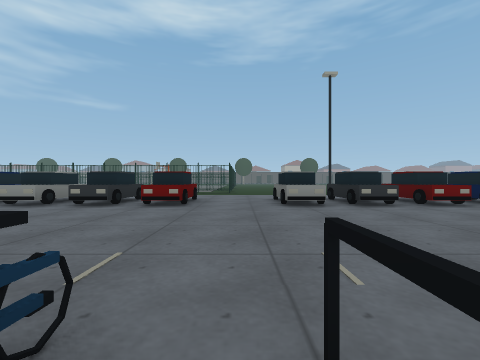
view 1 (above)

24 first-person views from a walk through a 3-D level made in the Godot game engine. The camera is 1.2 m above the floor, looks level and sees 90° across. Doors that lead somewhere are drawn open, without their leaves. The floor is counted in squares, 2 m on a side. Each view is taken from the middle of a square. On the plan, view 1 faces up. The plan holds only what a view shows up to about 9 squares ahead; the rest is blank. The place goes on beyond the plan. Characters and animated objects are not drawn. Surface patterns are stand-ins for the level's own textures.

view 2
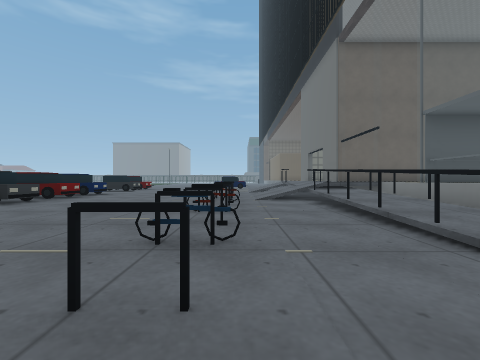

view 3
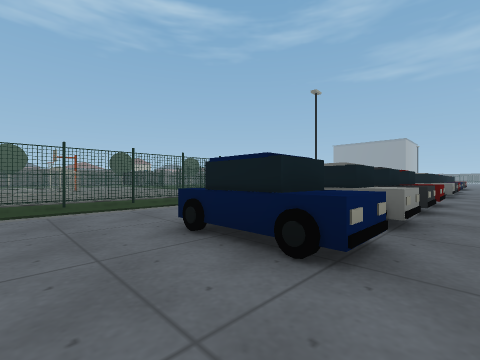

view 4
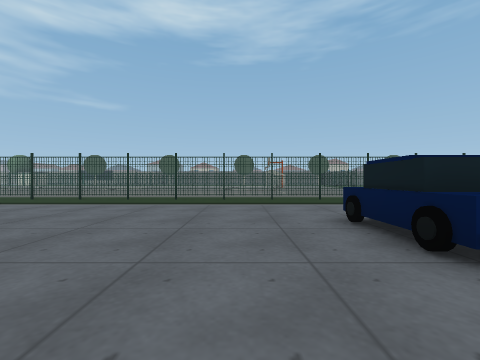

view 5
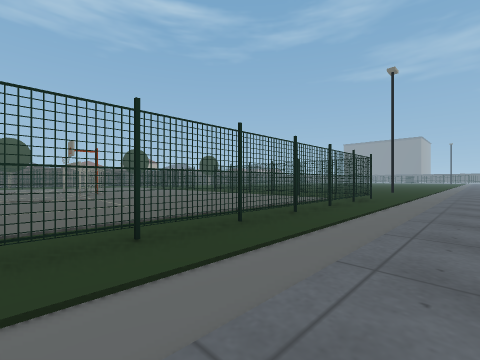

view 6
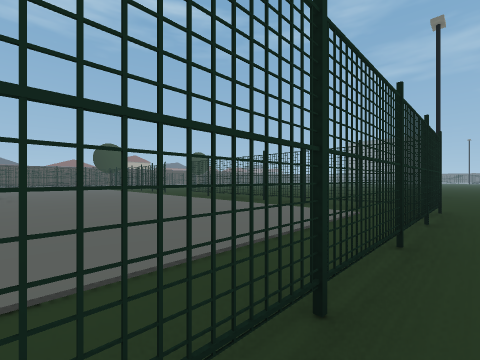

view 7
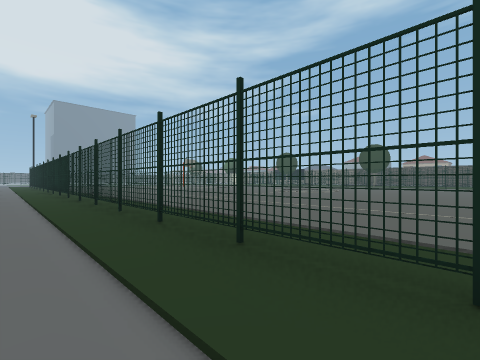

view 8
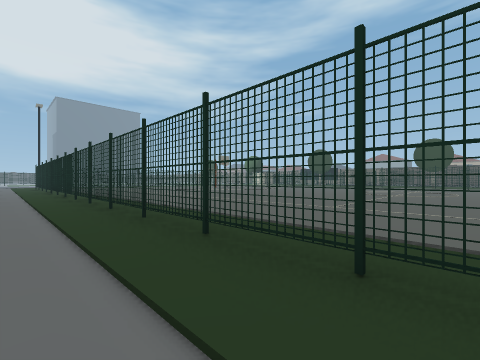

view 9
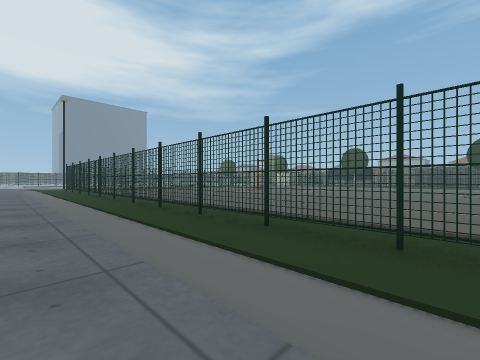

view 10
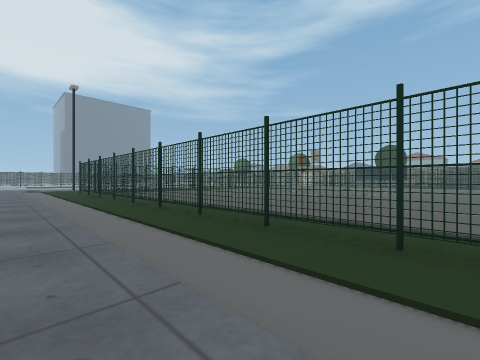

view 11
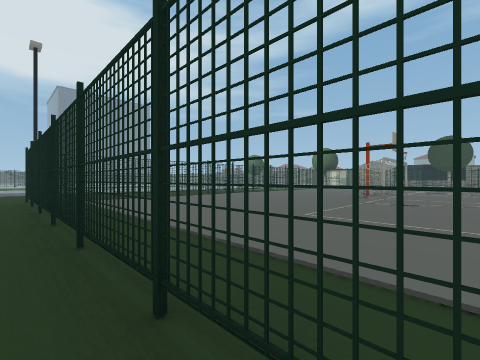

view 12
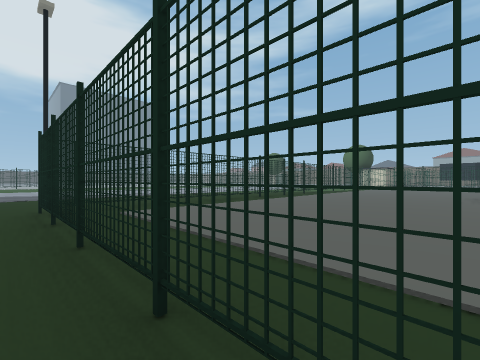

view 13
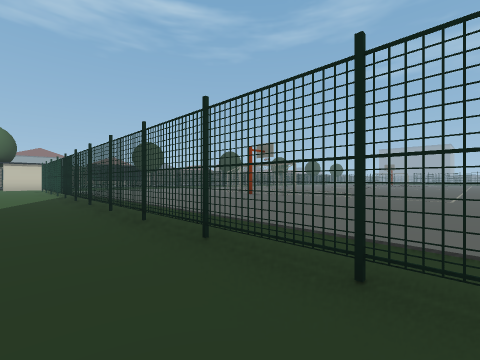

view 14
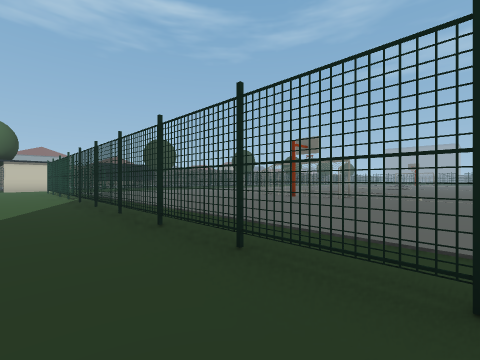

view 15
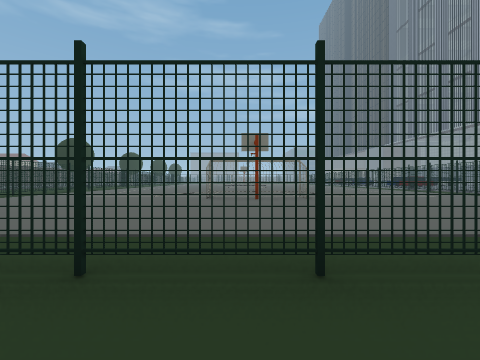

view 16
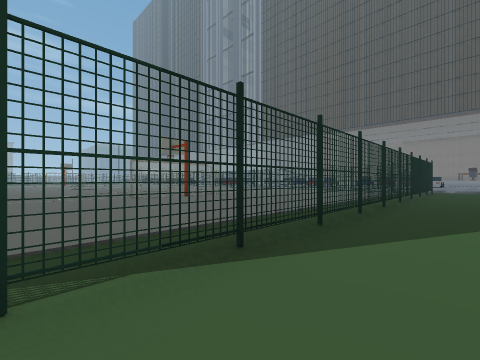

view 17
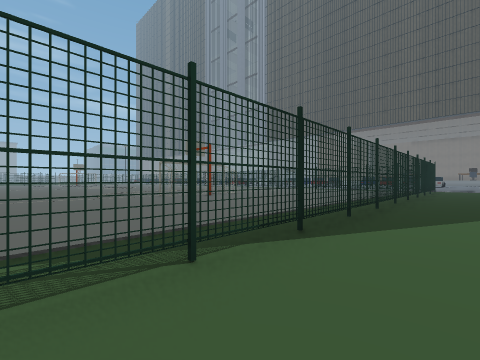

view 18
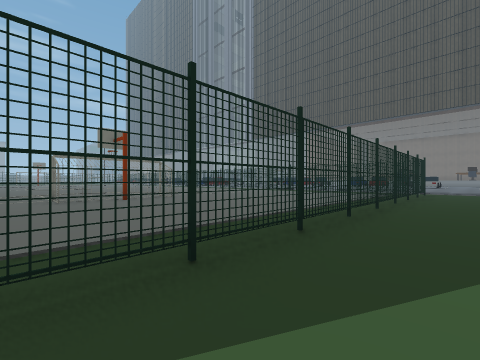

view 19
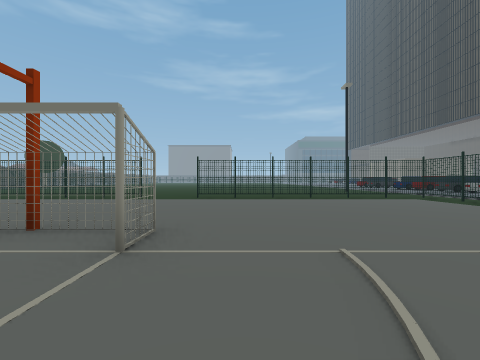

view 20
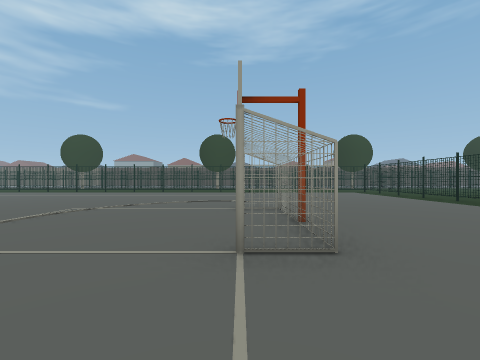

view 21
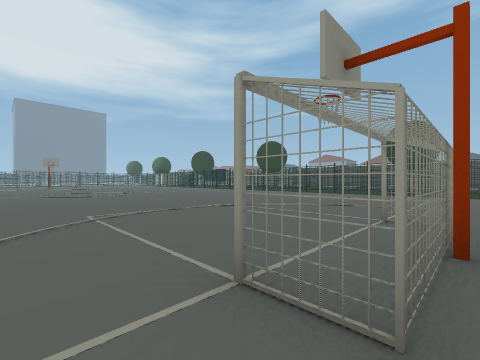

view 22
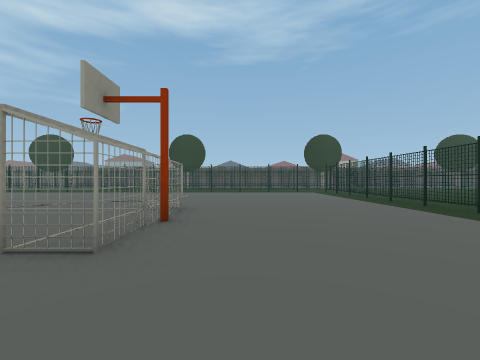

view 23
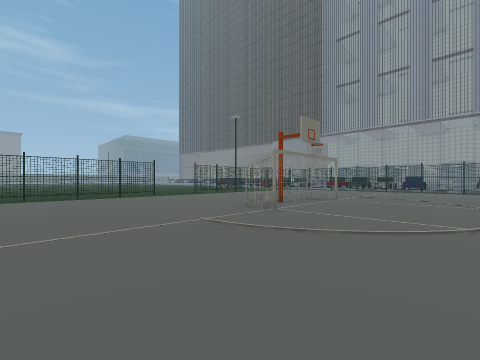

view 24
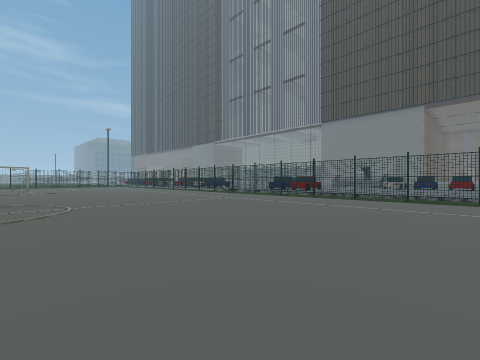

### Floor plan
Key: @ floor where view 1 was taken; # wall or solid block; x gap in a wall; . main floor; : floor 0.25 m higher than the main floor; - floor 0.25 m lower than the main floor; + floor 0.5 m higher than the main floor; * floor 1 m higher than the main floor; / step, stairs or slope; = window, fence, low wall or low ledge; ^ raised ledge; v drop or lower ground; T thing the floor can be seen under or through.
Columns run from 36 left of view 1 to 6 right of it. Each row starts with its distance up from view 1.
 26  .#...........       ..............T....
 25  .x...........       ..............T....
 24  .T...........        .............T...
 23  .T...........        .............T..
 22  .x......#....       ........#.....T.
 21  .T.....T....     ............T......
 20  .T.....T... .................T......
 19  .x......#.. ................#.....#.
 18  .T................................#.
 17  .T................................T.
 16  .x................................T..
 15  .T................................T..
 14 ..T................................T....
 13 ..x................................T....
 12 ..##x##x##xTTxTTxTTxTTxTTxTTxTTxTTxT.... ..
 11 ...........................................
 10     -----------------------------------
  9     ...............   ..................
  8                        ..........  .....
  7                         .....#.#xx#..#x#.#x
  6                          ....#.^^^#..^^^.#^
  5                           .................
  4                            .    ...........
  3                                  ..........
  2                                   ........
  1                                   ==.=..=.
  0                                  ...@=../..
 -1                                   ......///
 -2                                    ####v //
 -3                                     ::++/*
 -4                                      =###

Where each view was taken, in squares from view 1:
view 1: 0 up, 0 right, facing up
view 2: 0 up, 3 left, facing right
view 3: 5 up, 9 left, facing up-right
view 4: 4 up, 9 left, facing up
view 5: 9 up, 9 left, facing up-right
view 6: 11 up, 6 left, facing up-right
view 7: 10 up, 11 left, facing up-left
view 8: 10 up, 15 left, facing up-left
view 9: 9 up, 18 left, facing up-left
view 10: 9 up, 21 left, facing up-left
view 11: 11 up, 25 left, facing up-left
view 12: 11 up, 28 left, facing up-left
view 13: 14 up, 35 left, facing up-right
view 14: 16 up, 35 left, facing up-right
view 15: 21 up, 35 left, facing right
view 16: 25 up, 35 left, facing down-right
view 17: 26 up, 35 left, facing down-right
view 18: 23 up, 35 left, facing down-right
view 19: 18 up, 9 left, facing right
view 20: 17 up, 7 left, facing up
view 21: 18 up, 6 left, facing up-left
view 22: 17 up, 5 left, facing up
view 23: 26 up, 10 left, facing down-right
view 24: 20 up, 23 left, facing down-right
